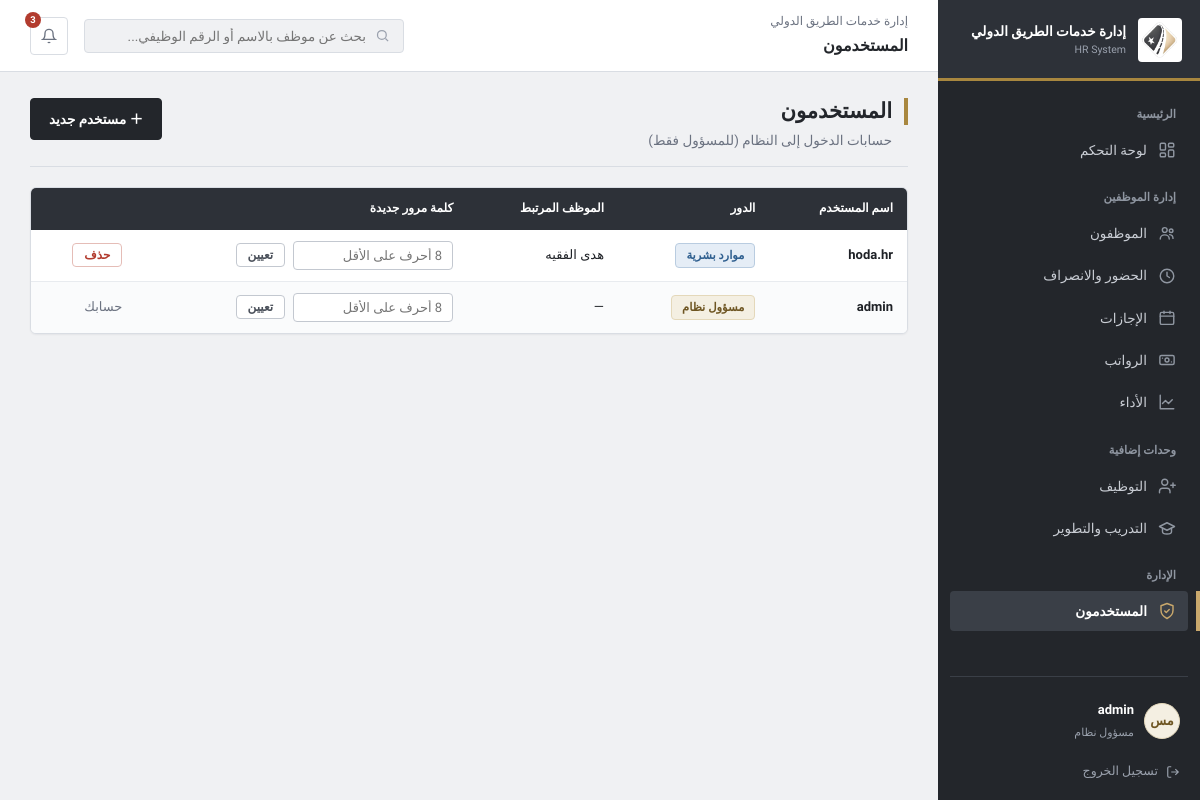
Page /users (signed in) on the committed database.
### tables this page shows
CREATE TABLE users (
    id INTEGER PRIMARY KEY AUTOINCREMENT,
    username TEXT NOT NULL UNIQUE,
    password_hash TEXT NOT NULL,
    role TEXT NOT NULL DEFAULT 'hr',
    employee_id INTEGER REFERENCES employees(id)
);

CREATE TABLE employees (
    id INTEGER PRIMARY KEY AUTOINCREMENT,
    employee_code TEXT NOT NULL UNIQUE,
    full_name TEXT NOT NULL,
    initials TEXT NOT NULL,
    department_id INTEGER NOT NULL REFERENCES departments(id),
    position TEXT NOT NULL,
    hire_date TEXT NOT NULL,
    contract_type TEXT NOT NULL,
    contract_end_date TEXT,
    status TEXT NOT NULL DEFAULT 'نشط',
    phone TEXT,
    email TEXT,
    base_salary REAL NOT NULL DEFAULT 0,
    allowance REAL NOT NULL DEFAULT 0
);

### modules/users.py (the view)
@bp.route("/users")
@role_required("admin")
def index():
    rows = db.get_db().execute(
        "SELECT u.*, e.full_name FROM users u LEFT JOIN employees e ON e.id=u.employee_id ORDER BY u.id").fetchall()
    return render_template("users/index.html", rows=rows, roles=dict(ROLES))

### app.py (called while the page is built)
def get_current_user():
    if "user_id" not in session:
        return None
    return db.get_db().execute(
        """
        SELECT u.id, u.username, u.role, u.employee_id,
               e.full_name, e.initials, e.position,
               d.name AS department_name
        FROM users u
        LEFT JOIN employees e ON e.id = u.employee_id
        LEFT JOIN departments d ON d.id = e.department_id
        WHERE u.id = ?
        """,
        (session["user_id"],),
    ).fetchone()

@app.context_processor
def inject_globals():
    ctx = {"current_user": None, "pending_badge": 0}
    if "user_id" in session:
        ctx["current_user"] = get_current_user()
        ctx["pending_badge"] = db.get_db().execute(
            "SELECT COUNT(*) AS c FROM leave_requests WHERE status = 'pending'"
        ).fetchone()["c"]
    return ctx

@app.before_request
def csrf_protect():
    if request.method == "POST" and not csrf_valid():
        abort(400)

### core.py (called while the page is built)
def login_required(view):
    @wraps(view)
    def wrapped(*args, **kwargs):
        uid = session.get("user_id")
        if not uid:
            return redirect(url_for("login"))
        ok = db.get_db().execute("SELECT 1 FROM users WHERE id = ?", (uid,)).fetchone()
        if not ok:
            session.clear()
            return redirect(url_for("login"))
        return view(*args, **kwargs)
    return wrapped

def role_required(*roles):
    def deco(view):
        @wraps(view)
        @login_required
        def wrapped(*args, **kwargs):
            if session.get("role") not in roles:
                flash("ليست لديك صلاحية للوصول إلى هذه الصفحة", "error")
                return redirect(url_for("dashboard"))
            return view(*args, **kwargs)
        return wrapped
    return deco

def csrf_token():
    if "_csrf" not in session:
        session["_csrf"] = secrets.token_hex(16)
    return session["_csrf"]

### db.py (called while the page is built)
def get_db():
    if "db" not in g:
        os.makedirs(os.path.dirname(DB_PATH), exist_ok=True)
        g.db = sqlite3.connect(DB_PATH)
        g.db.row_factory = sqlite3.Row
        g.db.execute("PRAGMA foreign_keys = ON")
    return g.db

### templates/users/index.html
{% extends "base.html" %}{% import "_macros.html" as m %}
{% set page_label = 'المستخدمون' %}{% set active_panel = 'users' %}
{% block content %}
{% call m.page_head('المستخدمون', 'حسابات الدخول إلى النظام (للمسؤول فقط)') %}<a class="btn btn-primary" href="{{ url_for('users.new') }}">＋ مستخدم جديد</a>{% endcall %}
<div class="card"><div class="table-wrap"><table>
<thead><tr><th>اسم المستخدم</th><th>الدور</th><th>الموظف المرتبط</th><th>كلمة مرور جديدة</th><th></th></tr></thead><tbody>
{% for u in rows %}<tr><td><b class="num">{{ u.username }}</b></td><td><span class="pill {{ 'sand' if u.role == 'admin' else 'info' }}">{{ roles[u.role] }}</span></td><td>{{ u.full_name or '—' }}</td>
<td><form class="inline-form" method="POST" action="{{ url_for('users.reset', uid=u.id) }}">{{ m.csrf() }}<input type="password" name="password" placeholder="8 أحرف على الأقل" minlength="8" style="width:160px" autocomplete="new-password"><button class="btn-sm">تعيين</button></form></td>
<td>{% if u.id != session.get('user_id') %}{{ m.post_btn(url_for('users.delete', uid=u.id), 'حذف', 'btn-sm danger', 'حذف هذا المستخدم؟') }}{% else %}<span class="muted">حسابك</span>{% endif %}</td></tr>{% endfor %}
</tbody></table></div></div>
{% endblock %}

### templates/base.html (shortened to what this page needs)
{%- macro nav(key, endpoint, label, icon) -%}
<a class="nav-item {{ 'active' if active_panel == key else '' }}" href="{{ url_for(endpoint) }}">
  <svg viewBox="0 0 24 24" fill="none" stroke="currentColor" stroke-width="1.9" stroke-linecap="round" stroke-linejoin="round">{{ icon|safe }}</svg>{{ label }}
</a>
{%- endmacro -%}
<!DOCTYPE html>
<html lang="ar" dir="rtl">
<head>
<link rel="stylesheet" href="{{ url_for('static', filename='css/style.css') }}">
</head>
<body>
<div class="shell">
  <aside class="sidebar">
    <a class="brand" href="{{ url_for('dashboard') }}">
      <img src="{{ url_for('static', filename='img/emblem.png') }}" alt="شعار {{ ORG_NAME }}">
      <div><b>{{ ORG_NAME }}</b><span>HR System</span></div>
    </a>
    <div class="nav-label">الرئيسية</div>
    {{ nav('overview', 'dashboard', 'لوحة التحكم', '<rect x="3" y="3" width="7" height="9" rx="1.5"/><rect x="14" y="3" width="7" height="5" rx="1.5"/><rect x="14" y="12" width="7" height="9" rx="1.5"/><rect x="3" y="16" width="7" height="5" rx="1.5"/>') }}
    <div class="nav-label">إدارة الموظفين</div>
    {{ nav('employees', 'employees.index', 'الموظفون', '<circle cx="9" cy="8" r="3.2"/><path d="M3 20c0-3.3 2.7-5.5 6-5.5s6 2.2 6 5.5"/><circle cx="17.5" cy="9" r="2.4"/><path d="M15.5 14.2c2.6.3 4.5 2 4.5 5"/>') }}
    {{ nav('attendance', 'attendance.index', 'الحضور والانصراف', '<circle cx="12" cy="12" r="9"/><path d="M12 7v5l3.2 2"/>') }}
    {{ nav('leaves', 'leaves.index', 'الإجازات', '<rect x="3" y="4.5" width="18" height="16" rx="2"/><path d="M3 9.5h18M8 3v3M16 3v3"/>') }}
    {{ nav('payroll', 'payroll.index', 'الرواتب', '<rect x="2.5" y="6" width="19" height="12" rx="2"/><circle cx="12" cy="12" r="2.6"/><path d="M6 9.5v.01M18 14.5v.01"/>') }}
    {{ nav('performance', 'performance.index', 'الأداء', '<path d="M3 3v18h18"/><path d="m19 9-5 5-4-4-4 4"/>') }}
    <div class="nav-label">وحدات إضافية</div>
    {{ nav('recruitment', 'recruitment.index', 'التوظيف', '<path d="M16 21v-2a4 4 0 0 0-4-4H6a4 4 0 0 0-4 4v2"/><circle cx="9" cy="7" r="4"/><path d="M20 8v6M23 11h-6"/>') }}
    {{ nav('training', 'training.index', 'التدريب والتطوير', '<path d="M22 10 12 5 2 10l10 5 10-5Z"/><path d="M6 12.5V17c0 1.7 2.7 3 6 3s6-1.3 6-3v-4.5"/>') }}
    {% if session.get('role') == 'admin' %}
    <div class="nav-label">الإدارة</div>
    {{ nav('users', 'users.index', 'المستخدمون', '<path d="M12 2 4 5v6c0 5 3.4 8.7 8 11 4.6-2.3 8-6 8-11V5Z"/><path d="m9 12 2 2 4-4"/>') }}
    {% endif %}
    <div class="sidebar-foot">
      <a class="user-chip" href="{{ url_for('users.account') }}" title="حسابي">
        <div class="avatar">{{ current_user['initials'] if current_user and current_user['initials'] else 'مس' }}</div>
        <div class="who">
          <b>{{ (current_user['full_name'] or current_user['username']) if current_user else '' }}</b>
          <span>{% if current_user and current_user['department_name'] %}{{ current_user['position'] }}{% elif current_user %}{{ 'مسؤول نظام' if current_user['role'] == 'admin' else 'موارد بشرية' }}{% endif %}</span>
        </div>
      </a>
      <a class="logout-link" href="{{ url_for('logout') }}">
        <svg width="14" height="14" viewBox="0 0 24 24" fill="none" stroke="currentColor" stroke-width="2"><path d="M9 21H5a2 2 0 0 1-2-2V5a2 2 0 0 1 2-2h4"/><path d="M16 17l5-5-5-5M21 12H9"/></svg>
        تسجيل الخروج
      </a>
    </div>
  </aside>
  <div class="main">
    <div class="topbar">
      <div class="page-title">{{ ORG_NAME }}<b>{{ page_label|default('لوحة التحكم') }}</b></div>
      <form class="search" method="GET" action="{{ url_for('employees.index') }}" role="search">
        <svg width="15" height="15" viewBox="0 0 24 24" fill="none" stroke="currentColor" stroke-width="2"><circle cx="11" cy="11" r="7"/><path d="m21 21-4.3-4.3"/></svg>
        <input type="search" name="q" placeholder="بحث عن موظف بالاسم أو الرقم الوظيفي..." aria-label="بحث">
      </form>
      <a class="icon-btn" href="{{ url_for('leaves.index', status='pending') }}" title="طلبات إجازة معلّقة" aria-label="الإشعارات">
        <svg width="16" height="16" viewBox="0 0 24 24" fill="none" stroke="currentColor" stroke-width="2"><path d="M18 8a6 6 0 0 0-12 0c0 7-3 9-3 9h18s-3-2-3-9"/><path d="M13.7 21a2 2 0 0 1-3.4 0"/></svg>
        {% if pending_badge %}<span class="badge">{{ pending_badge }}</span>{% endif %}
      </a>
    </div>
    <div class="content">
      {% block content %}{% endblock %}
    </div>
  </div>
</div>
</body>
</html>

### templates/_macros.html (shortened to what this page needs)
{% macro page_head(title, sub='') -%}
<div class="page-head"><div><h2>{{ title }}</h2>{% if sub %}<p>{{ sub }}</p>{% endif %}</div><div class="actions">{{ caller() if caller else '' }}</div></div>
{%- endmacro %}
{% macro post_btn(url, label, cls='btn-sm', confirm='', hidden={}) -%}
<form method="POST" action="{{ url }}" {% if confirm %}data-confirm="{{ confirm }}"{% endif %}>
<button class="{{ cls }}" type="submit">{{ label }}</button></form>
{%- endmacro %}

### rows in the picture
users: username "admin", role "مسؤول نظام", full_name "—", shows "حسابك"
users: username "hoda.hr", role "موارد بشرية", full_name "هدى الفقيه", label "حذف"

### other values in the picture
{{ ORG_NAME }} "إدارة خدمات الطريق الدولي"
{{ label }} "لوحة التحكم الموظفون الحضور والانصراف الإجازات الرواتب الأداء التوظيف التدريب والتطوير المستخدمون"
{{ page_label|default('لوحة التحكم') }} "المستخدمون"
{{ pending_badge }} "3"
{{ title }} "المستخدمون"
{{ sub }} "حسابات الدخول إلى النظام (للمسؤول فقط)"
